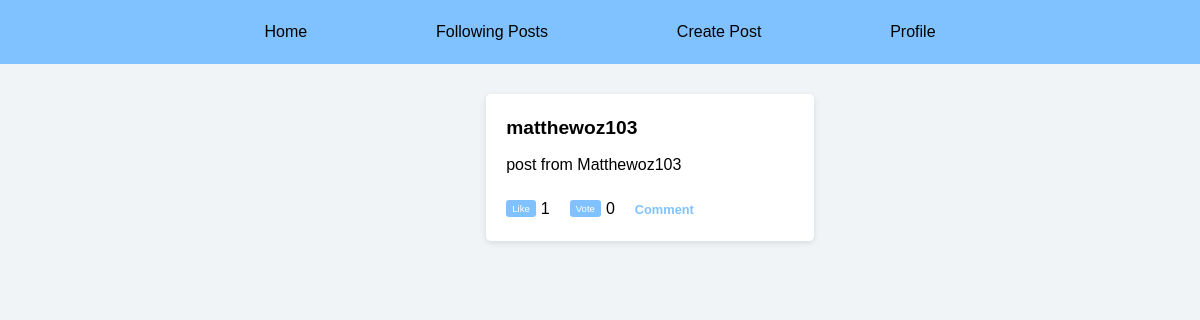
Page /following_posts/ (signed in) on the earlier database version.
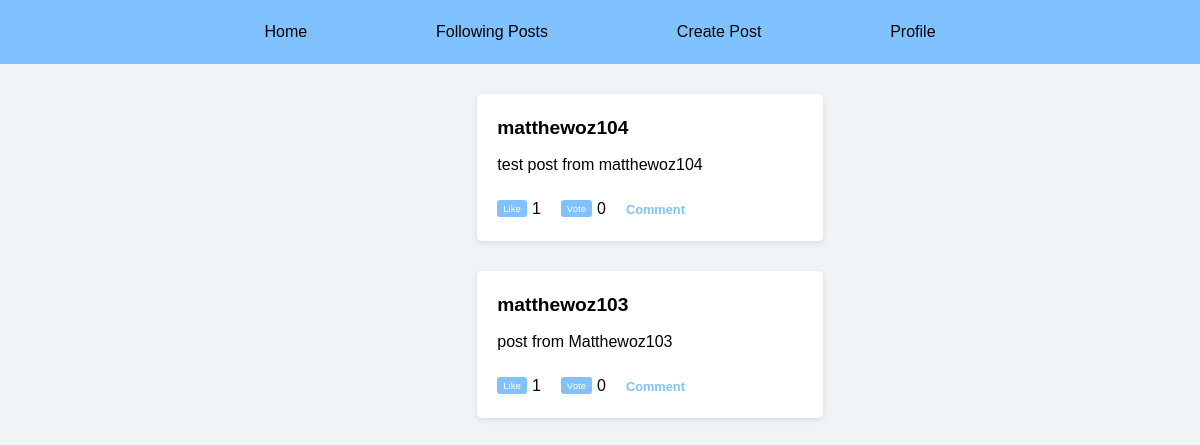
Same page on the later database version.
### myapp/models.py (models this page shows)
class Post(models.Model):
    user = models.ForeignKey(User, on_delete=models.CASCADE)
    text = models.CharField(max_length=280)
    image = models.ImageField(upload_to='posts/', null=True, blank=True)
    created_at = models.DateTimeField(auto_now_add=True)
    def like_count(self):
        return Like.objects.filter(post=self).count()
    def vote_count(self):
        return Vote.objects.filter(post=self).count()

### myapp/views.py (the view)
# urls.py: path('following_posts/', views.following_posts, name='following_posts'),
@login_required
def following_posts(request):
    followed_users = request.user.following.values_list('followed_user', flat=True)
    posts = Post.objects.filter(user__in=followed_users).order_by('-created_at')
    return render(request, 'following_posts.html', {'posts': posts})

### myapp/templates/following_posts.html (shortened to what this page needs)
{% extends 'base.html' %}
{% block content %}
{% for post in posts %}
<div class="post">
    <h3><a href="{% url 'profile' post.user.username %}">{{ post.user.username }}</a></h3>
    <p>{{ post.text }}</p>
    <div class="buttons-container">
        <form action="{% url 'like_post' post.id %}" method="POST">
        <button type="submit" class="btn btn-primary">Like</button>
        <span>{{ post.like_count|default:0 }}</span>
        </form>
        <form action="{% url 'vote_post' post.id %}" method="POST">
            <button type="submit" class="btn btn-primary">Vote</button>
            <span>{{ post.vote_count|default:0 }}</span>
        </form>
        <h4><a href="#" class="comment-link">Comment</a></h4>
    </div>
</div>
{% endfor %}
{% endblock %}

Differences in the rows shown:
added Post: user.username "matthewoz104", text "test post from matthewoz104", like_count "1", vote_count "0"
